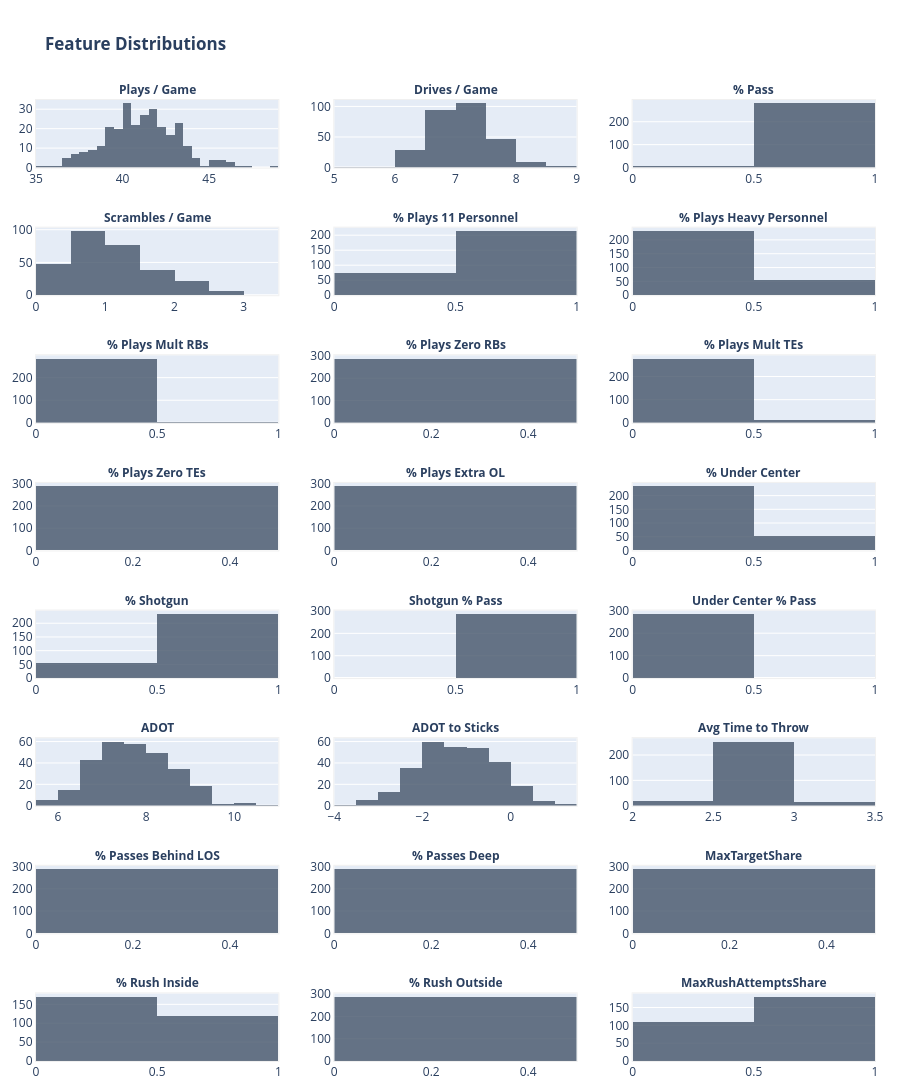

Notebook code cell kept with this figure:
### Markdown cell above
# Visualize

### Code cell
''' Feature Distributions '''

def feature_distributions(feature_df: pd.DataFrame, features: list[str]) -> go.Figure:

    # Hists
    histograms: list[go.Figure] = []
    for feature in features:
        hist = px.histogram(
            x=feature_df[feature],
        )
        histograms.append(hist)

    # Create fig
    N_COLS = 3
    N_ROWS = math.ceil(len(features) / N_COLS)
    V_SPACING = 0.5 / N_ROWS
    fig = make_subplots(
        rows=N_ROWS,
        cols=N_COLS,
        vertical_spacing=V_SPACING,
        subplot_titles=features,
        specs=[[{"type": "xy"}]*N_COLS]*N_ROWS
    )

    for h in range(len(histograms)):
        row = (h // N_COLS) + 1
        col = (h % N_COLS) + 1
        hist = histograms[h]

        for trace in hist.data:
            fig.add_trace(trace, row=row, col=col)

    # Format
    fig.update_annotations(font=dict(size=12, weight='bold'))
    fig.update_traces(
        marker=dict(color='#44546a', opacity=0.8)
    )
    fig.update_xaxes(
        linecolor='#f0f0f0', mirror=True,
    )
    fig.update_yaxes(
        linecolor='#f0f0f0', mirror=True,
    )
    fig.update_layout(
        title=f'<b>Feature Distributions</b>',
        margin=dict(t=100, l=25, r=25, b=25),
        width=900,
        height=1200
    )

    return fig

fig = feature_distributions(offense_tendencies, OFFENSE_FEATURES)
fig.show()

### Figure 1 — Plotly figure (JSON) as saved in the notebook; plotly's stock layout.template omitted (floating-point values rounded to 4 significant figures; data arrays with more than 128 entries replaced by an {"elided": "..."} marker saying what was removed)
{"data": [{"bingroup": "x", "hovertemplate": "x=%{x}<br>count=%{y}<extra></extra>", "legendgroup": "", "marker": {"color": "#44546a", "opacity": 0.8, "pattern": {"shape": ""}}, "name": "", "orientation": "v", "showlegend": false, "type": "histogram", "x": {"elided": "288 float values"}, "xaxis": "x", "yaxis": "y"}, {"bingroup": "x", "hovertemplate": "x=%{x}<br>count=%{y}<extra></extra>", "legendgroup": "", "marker": {"color": "#44546a", "opacity": 0.8, "pattern": {"shape": ""}}, "name": "", "orientation": "v", "showlegend": false, "type": "histogram", "x": {"elided": "288 float values"}, "xaxis": "x2", "yaxis": "y2"}, {"bingroup": "x", "hovertemplate": "x=%{x}<br>count=%{y}<extra></extra>", "legendgroup": "", "marker": {"color": "#44546a", "opacity": 0.8, "pattern": {"shape": ""}}, "name": "", "orientation": "v", "showlegend": false, "type": "histogram", "x": {"elided": "288 float values"}, "xaxis": "x3", "yaxis": "y3"}, {"bingroup": "x", "hovertemplate": "x=%{x}<br>count=%{y}<extra></extra>", "legendgroup": "", "marker": {"color": "#44546a", "opacity": 0.8, "pattern": {"shape": ""}}, "name": "", "orientation": "v", "showlegend": false, "type": "histogram", "x": {"elided": "288 float values"}, "xaxis": "x4", "yaxis": "y4"}, {"bingroup": "x", "hovertemplate": "x=%{x}<br>count=%{y}<extra></extra>", "legendgroup": "", "marker": {"color": "#44546a", "opacity": 0.8, "pattern": {"shape": ""}}, "name": "", "orientation": "v", "showlegend": false, "type": "histogram", "x": {"elided": "288 float values"}, "xaxis": "x5", "yaxis": "y5"}, {"bingroup": "x", "hovertemplate": "x=%{x}<br>count=%{y}<extra></extra>", "legendgroup": "", "marker": {"color": "#44546a", "opacity": 0.8, "pattern": {"shape": ""}}, "name": "", "orientation": "v", "showlegend": false, "type": "histogram", "x": {"elided": "288 float values"}, "xaxis": "x6", "yaxis": "y6"}, {"bingroup": "x", "hovertemplate": "x=%{x}<br>count=%{y}<extra></extra>", "legendgroup": "", "marker": {"color": "#44546a", "opacity": 0.8, "pattern": {"shape": ""}}, "name": "", "orientation": "v", "showlegend": false, "type": "histogram", "x": {"elided": "288 float values"}, "xaxis": "x7", "yaxis": "y7"}, {"bingroup": "x", "hovertemplate": "x=%{x}<br>count=%{y}<extra></extra>", "legendgroup": "", "marker": {"color": "#44546a", "opacity": 0.8, "pattern": {"shape": ""}}, "name": "", "orientation": "v", "showlegend": false, "type": "histogram", "x": {"elided": "288 float values"}, "xaxis": "x8", "yaxis": "y8"}, {"bingroup": "x", "hovertemplate": "x=%{x}<br>count=%{y}<extra></extra>", "legendgroup": "", "marker": {"color": "#44546a", "opacity": 0.8, "pattern": {"shape": ""}}, "name": "", "orientation": "v", "showlegend": false, "type": "histogram", "x": {"elided": "288 float values"}, "xaxis": "x9", "yaxis": "y9"}, {"bingroup": "x", "hovertemplate": "x=%{x}<br>count=%{y}<extra></extra>", "legendgroup": "", "marker": {"color": "#44546a", "opacity": 0.8, "pattern": {"shape": ""}}, "name": "", "orientation": "v", "showlegend": false, "type": "histogram", "x": {"elided": "288 float values"}, "xaxis": "x10", "yaxis": "y10"}, {"bingroup": "x", "hovertemplate": "x=%{x}<br>count=%{y}<extra></extra>", "legendgroup": "", "marker": {"color": "#44546a", "opacity": 0.8, "pattern": {"shape": ""}}, "name": "", "orientation": "v", "showlegend": false, "type": "histogram", "x": {"elided": "288 float values"}, "xaxis": "x11", "yaxis": "y11"}, {"bingroup": "x", "hovertemplate": "x=%{x}<br>count=%{y}<extra></extra>", "legendgroup": "", "marker": {"color": "#44546a", "opacity": 0.8, "pattern": {"shape": ""}}, "name": "", "orientation": "v", "showlegend": false, "type": "histogram", "x": {"elided": "288 float values"}, "xaxis": "x12", "yaxis": "y12"}, {"bingroup": "x", "hovertemplate": "x=%{x}<br>count=%{y}<extra></extra>", "legendgroup": "", "marker": {"color": "#44546a", "opacity": 0.8, "pattern": {"shape": ""}}, "name": "", "orientation": "v", "showlegend": false, "type": "histogram", "x": {"elided": "288 float values"}, "xaxis": "x13", "yaxis": "y13"}, {"bingroup": "x", "hovertemplate": "x=%{x}<br>count=%{y}<extra></extra>", "legendgroup": "", "marker": {"color": "#44546a", "opacity": 0.8, "pattern": {"shape": ""}}, "name": "", "orientation": "v", "showlegend": false, "type": "histogram", "x": {"elided": "288 float values"}, "xaxis": "x14", "yaxis": "y14"}, {"bingroup": "x", "hovertemplate": "x=%{x}<br>count=%{y}<extra></extra>", "legendgroup": "", "marker": {"color": "#44546a", "opacity": 0.8, "pattern": {"shape": ""}}, "name": "", "orientation": "v", "showlegend": false, "type": "histogram", "x": {"elided": "288 float values"}, "xaxis": "x15", "yaxis": "y15"}, {"bingroup": "x", "hovertemplate": "x=%{x}<br>count=%{y}<extra></extra>", "legendgroup": "", "marker": {"color": "#44546a", "opacity": 0.8, "pattern": {"shape": ""}}, "name": "", "orientation": "v", "showlegend": false, "type": "histogram", "x": {"elided": "288 float values"}, "xaxis": "x16", "yaxis": "y16"}, {"bingroup": "x", "hovertemplate": "x=%{x}<br>count=%{y}<extra></extra>", "legendgroup": "", "marker": {"color": "#44546a", "opacity": 0.8, "pattern": {"shape": ""}}, "name": "", "orientation": "v", "showlegend": false, "type": "histogram", "x": {"elided": "288 float values"}, "xaxis": "x17", "yaxis": "y17"}, {"bingroup": "x", "hovertemplate": "x=%{x}<br>count=%{y}<extra></extra>", "legendgroup": "", "marker": {"color": "#44546a", "opacity": 0.8, "pattern": {"shape": ""}}, "name": "", "orientation": "v", "showlegend": false, "type": "histogram", "x": {"elided": "288 float values"}, "xaxis": "x18", "yaxis": "y18"}, {"bingroup": "x", "hovertemplate": "x=%{x}<br>count=%{y}<extra></extra>", "legendgroup": "", "marker": {"color": "#44546a", "opacity": 0.8, "pattern": {"shape": ""}}, "name": "", "orientation": "v", "showlegend": false, "type": "histogram", "x": {"elided": "288 float values"}, "xaxis": "x19", "yaxis": "y19"}, {"bingroup": "x", "hovertemplate": "x=%{x}<br>count=%{y}<extra></extra>", "legendgroup": "", "marker": {"color": "#44546a", "opacity": 0.8, "pattern": {"shape": ""}}, "name": "", "orientation": "v", "showlegend": false, "type": "histogram", "x": {"elided": "288 float values"}, "xaxis": "x20", "yaxis": "y20"}, {"bingroup": "x", "hovertemplate": "x=%{x}<br>count=%{y}<extra></extra>", "legendgroup": "", "marker": {"color": "#44546a", "opacity": 0.8, "pattern": {"shape": ""}}, "name": "", "orientation": "v", "showlegend": false, "type": "histogram", "x": {"elided": "288 float values"}, "xaxis": "x21", "yaxis": "y21"}, {"bingroup": "x", "hovertemplate": "x=%{x}<br>count=%{y}<extra></extra>", "legendgroup": "", "marker": {"color": "#44546a", "opacity": 0.8, "pattern": {"shape": ""}}, "name": "", "orientation": "v", "showlegend": false, "type": "histogram", "x": {"elided": "288 float values"}, "xaxis": "x22", "yaxis": "y22"}, {"bingroup": "x", "hovertemplate": "x=%{x}<br>count=%{y}<extra></extra>", "legendgroup": "", "marker": {"color": "#44546a", "opacity": 0.8, "pattern": {"shape": ""}}, "name": "", "orientation": "v", "showlegend": false, "type": "histogram", "x": {"elided": "288 float values"}, "xaxis": "x23", "yaxis": "y23"}, {"bingroup": "x", "hovertemplate": "x=%{x}<br>count=%{y}<extra></extra>", "legendgroup": "", "marker": {"color": "#44546a", "opacity": 0.8, "pattern": {"shape": ""}}, "name": "", "orientation": "v", "showlegend": false, "type": "histogram", "x": {"elided": "288 float values"}, "xaxis": "x24", "yaxis": "y24"}], "layout": {"annotations": [{"font": {"size": 12, "weight": "bold"}, "showarrow": false, "text": "Plays / Game", "x": 0.1444, "xanchor": "center", "xref": "paper", "y": 1, "yanchor": "bottom", "yref": "paper"}, {"font": {"size": 12, "weight": "bold"}, "showarrow": false, "text": "Drives / Game", "x": 0.5, "xanchor": "center", "xref": "paper", "y": 1, "yanchor": "bottom", "yref": "paper"}, {"font": {"size": 12, "weight": "bold"}, "showarrow": false, "text": "% Pass", "x": 0.8556, "xanchor": "center", "xref": "paper", "y": 1, "yanchor": "bottom", "yref": "paper"}, {"font": {"size": 12, "weight": "bold"}, "showarrow": false, "text": "Scrambles / Game", "x": 0.1444, "xanchor": "center", "xref": "paper", "y": 0.8672, "yanchor": "bottom", "yref": "paper"}, {"font": {"size": 12, "weight": "bold"}, "showarrow": false, "text": "% Plays 11 Personnel", "x": 0.5, "xanchor": "center", "xref": "paper", "y": 0.8672, "yanchor": "bottom", "yref": "paper"}, {"font": {"size": 12, "weight": "bold"}, "showarrow": false, "text": "% Plays Heavy Personnel", "x": 0.8556, "xanchor": "center", "xref": "paper", "y": 0.8672, "yanchor": "bottom", "yref": "paper"}, {"font": {"size": 12, "weight": "bold"}, "showarrow": false, "text": "% Plays Mult RBs", "x": 0.1444, "xanchor": "center", "xref": "paper", "y": 0.7344, "yanchor": "bottom", "yref": "paper"}, {"font": {"size": 12, "weight": "bold"}, "showarrow": false, "text": "% Plays Zero RBs", "x": 0.5, "xanchor": "center", "xref": "paper", "y": 0.7344, "yanchor": "bottom", "yref": "paper"}, {"font": {"size": 12, "weight": "bold"}, "showarrow": false, "text": "% Plays Mult TEs", "x": 0.8556, "xanchor": "center", "xref": "paper", "y": 0.7344, "yanchor": "bottom", "yref": "paper"}, {"font": {"size": 12, "weight": "bold"}, "showarrow": false, "text": "% Plays Zero TEs", "x": 0.1444, "xanchor": "center", "xref": "paper", "y": 0.6016, "yanchor": "bottom", "yref": "paper"}, {"font": {"size": 12, "weight": "bold"}, "showarrow": false, "text": "% Plays Extra OL", "x": 0.5, "xanchor": "center", "xref": "paper", "y": 0.6016, "yanchor": "bottom", "yref": "paper"}, {"font": {"size": 12, "weight": "bold"}, "showarrow": false, "text": "% Under Center", "x": 0.8556, "xanchor": "center", "xref": "paper", "y": 0.6016, "yanchor": "bottom", "yref": "paper"}, {"font": {"size": 12, "weight": "bold"}, "showarrow": false, "text": "% Shotgun", "x": 0.1444, "xanchor": "center", "xref": "paper", "y": 0.4688, "yanchor": "bottom", "yref": "paper"}, {"font": {"size": 12, "weight": "bold"}, "showarrow": false, "text": "Shotgun % Pass", "x": 0.5, "xanchor": "center", "xref": "paper", "y": 0.4688, "yanchor": "bottom", "yref": "paper"}, {"font": {"size": 12, "weight": "bold"}, "showarrow": false, "text": "Under Center % Pass", "x": 0.8556, "xanchor": "center", "xref": "paper", "y": 0.4688, "yanchor": "bottom", "yref": "paper"}, {"font": {"size": 12, "weight": "bold"}, "showarrow": false, "text": "ADOT", "x": 0.1444, "xanchor": "center", "xref": "paper", "y": 0.3359, "yanchor": "bottom", "yref": "paper"}, {"font": {"size": 12, "weight": "bold"}, "showarrow": false, "text": "ADOT to Sticks", "x": 0.5, "xanchor": "center", "xref": "paper", "y": 0.3359, "yanchor": "bottom", "yref": "paper"}, {"font": {"size": 12, "weight": "bold"}, "showarrow": false, "text": "Avg Time to Throw", "x": 0.8556, "xanchor": "center", "xref": "paper", "y": 0.3359, "yanchor": "bottom", "yref": "paper"}, {"font": {"size": 12, "weight": "bold"}, "showarrow": false, "text": "% Passes Behind LOS", "x": 0.1444, "xanchor": "center", "xref": "paper", "y": 0.2031, "yanchor": "bottom", "yref": "paper"}, {"font": {"size": 12, "weight": "bold"}, "showarrow": false, "text": "% Passes Deep", "x": 0.5, "xanchor": "center", "xref": "paper", "y": 0.2031, "yanchor": "bottom", "yref": "paper"}, {"font": {"size": 12, "weight": "bold"}, "showarrow": false, "text": "MaxTargetShare", "x": 0.8556, "xanchor": "center", "xref": "paper", "y": 0.2031, "yanchor": "bottom", "yref": "paper"}, {"font": {"size": 12, "weight": "bold"}, "showarrow": false, "text": "% Rush Inside", "x": 0.1444, "xanchor": "center", "xref": "paper", "y": 0.07031, "yanchor": "bottom", "yref": "paper"}, {"font": {"size": 12, "weight": "bold"}, "showarrow": false, "text": "% Rush Outside", "x": 0.5, "xanchor": "center", "xref": "paper", "y": 0.07031, "yanchor": "bottom", "yref": "paper"}, {"font": {"size": 12, "weight": "bold"}, "showarrow": false, "text": "MaxRushAttemptsShare", "x": 0.8556, "xanchor": "center", "xref": "paper", "y": 0.07031, "yanchor": "bottom", "yref": "paper"}], "height": 1200, "margin": {"b": 25, "l": 25, "r": 25, "t": 100}, "title": {"text": "<b>Feature Distributions</b>"}, "width": 900, "xaxis": {"anchor": "y", "domain": [0, 0.2889], "linecolor": "#f0f0f0", "mirror": true}, "xaxis10": {"anchor": "y10", "domain": [0, 0.2889], "linecolor": "#f0f0f0", "mirror": true}, "xaxis11": {"anchor": "y11", "domain": [0.3556, 0.6444], "linecolor": "#f0f0f0", "mirror": true}, "xaxis12": {"anchor": "y12", "domain": [0.7111, 1], "linecolor": "#f0f0f0", "mirror": true}, "xaxis13": {"anchor": "y13", "domain": [0, 0.2889], "linecolor": "#f0f0f0", "mirror": true}, "xaxis14": {"anchor": "y14", "domain": [0.3556, 0.6444], "linecolor": "#f0f0f0", "mirror": true}, "xaxis15": {"anchor": "y15", "domain": [0.7111, 1], "linecolor": "#f0f0f0", "mirror": true}, "xaxis16": {"anchor": "y16", "domain": [0, 0.2889], "linecolor": "#f0f0f0", "mirror": true}, "xaxis17": {"anchor": "y17", "domain": [0.3556, 0.6444], "linecolor": "#f0f0f0", "mirror": true}, "xaxis18": {"anchor": "y18", "domain": [0.7111, 1], "linecolor": "#f0f0f0", "mirror": true}, "xaxis19": {"anchor": "y19", "domain": [0, 0.2889], "linecolor": "#f0f0f0", "mirror": true}, "xaxis2": {"anchor": "y2", "domain": [0.3556, 0.6444], "linecolor": "#f0f0f0", "mirror": true}, "xaxis20": {"anchor": "y20", "domain": [0.3556, 0.6444], "linecolor": "#f0f0f0", "mirror": true}, "xaxis21": {"anchor": "y21", "domain": [0.7111, 1], "linecolor": "#f0f0f0", "mirror": true}, "xaxis22": {"anchor": "y22", "domain": [0, 0.2889], "linecolor": "#f0f0f0", "mirror": true}, "xaxis23": {"anchor": "y23", "domain": [0.3556, 0.6444], "linecolor": "#f0f0f0", "mirror": true}, "xaxis24": {"anchor": "y24", "domain": [0.7111, 1], "linecolor": "#f0f0f0", "mirror": true}, "xaxis3": {"anchor": "y3", "domain": [0.7111, 1], "linecolor": "#f0f0f0", "mirror": true}, "xaxis4": {"anchor": "y4", "domain": [0, 0.2889], "linecolor": "#f0f0f0", "mirror": true}, "xaxis5": {"anchor": "y5", "domain": [0.3556, 0.6444], "linecolor": "#f0f0f0", "mirror": true}, "xaxis6": {"anchor": "y6", "domain": [0.7111, 1], "linecolor": "#f0f0f0", "mirror": true}, "xaxis7": {"anchor": "y7", "domain": [0, 0.2889], "linecolor": "#f0f0f0", "mirror": true}, "xaxis8": {"anchor": "y8", "domain": [0.3556, 0.6444], "linecolor": "#f0f0f0", "mirror": true}, "xaxis9": {"anchor": "y9", "domain": [0.7111, 1], "linecolor": "#f0f0f0", "mirror": true}, "yaxis": {"anchor": "x", "domain": [0.9297, 1], "linecolor": "#f0f0f0", "mirror": true}, "yaxis10": {"anchor": "x10", "domain": [0.5312, 0.6016], "linecolor": "#f0f0f0", "mirror": true}, "yaxis11": {"anchor": "x11", "domain": [0.5312, 0.6016], "linecolor": "#f0f0f0", "mirror": true}, "yaxis12": {"anchor": "x12", "domain": [0.5312, 0.6016], "linecolor": "#f0f0f0", "mirror": true}, "yaxis13": {"anchor": "x13", "domain": [0.3984, 0.4688], "linecolor": "#f0f0f0", "mirror": true}, "yaxis14": {"anchor": "x14", "domain": [0.3984, 0.4688], "linecolor": "#f0f0f0", "mirror": true}, "yaxis15": {"anchor": "x15", "domain": [0.3984, 0.4688], "linecolor": "#f0f0f0", "mirror": true}, "yaxis16": {"anchor": "x16", "domain": [0.2656, 0.3359], "linecolor": "#f0f0f0", "mirror": true}, "yaxis17": {"anchor": "x17", "domain": [0.2656, 0.3359], "linecolor": "#f0f0f0", "mirror": true}, "yaxis18": {"anchor": "x18", "domain": [0.2656, 0.3359], "linecolor": "#f0f0f0", "mirror": true}, "yaxis19": {"anchor": "x19", "domain": [0.1328, 0.2031], "linecolor": "#f0f0f0", "mirror": true}, "yaxis2": {"anchor": "x2", "domain": [0.9297, 1], "linecolor": "#f0f0f0", "mirror": true}, "yaxis20": {"anchor": "x20", "domain": [0.1328, 0.2031], "linecolor": "#f0f0f0", "mirror": true}, "yaxis21": {"anchor": "x21", "domain": [0.1328, 0.2031], "linecolor": "#f0f0f0", "mirror": true}, "yaxis22": {"anchor": "x22", "domain": [0, 0.07031], "linecolor": "#f0f0f0", "mirror": true}, "yaxis23": {"anchor": "x23", "domain": [0, 0.07031], "linecolor": "#f0f0f0", "mirror": true}, "yaxis24": {"anchor": "x24", "domain": [0, 0.07031], "linecolor": "#f0f0f0", "mirror": true}, "yaxis3": {"anchor": "x3", "domain": [0.9297, 1], "linecolor": "#f0f0f0", "mirror": true}, "yaxis4": {"anchor": "x4", "domain": [0.7969, 0.8672], "linecolor": "#f0f0f0", "mirror": true}, "yaxis5": {"anchor": "x5", "domain": [0.7969, 0.8672], "linecolor": "#f0f0f0", "mirror": true}, "yaxis6": {"anchor": "x6", "domain": [0.7969, 0.8672], "linecolor": "#f0f0f0", "mirror": true}, "yaxis7": {"anchor": "x7", "domain": [0.6641, 0.7344], "linecolor": "#f0f0f0", "mirror": true}, "yaxis8": {"anchor": "x8", "domain": [0.6641, 0.7344], "linecolor": "#f0f0f0", "mirror": true}, "yaxis9": {"anchor": "x9", "domain": [0.6641, 0.7344], "linecolor": "#f0f0f0", "mirror": true}}}
